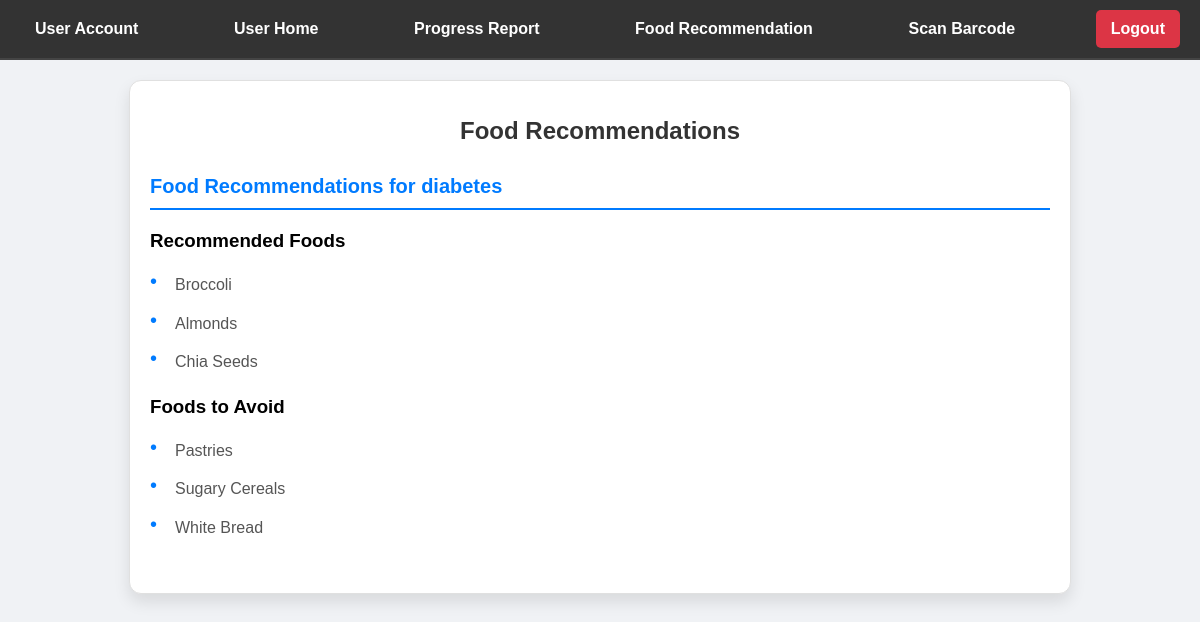
Screenshot of /food_recommendation (signed in) with the database file from the repository.
### tables this page shows
CREATE TABLE users (
            id INTEGER PRIMARY KEY AUTOINCREMENT,
            name TEXT NOT NULL,
            password TEXT NOT NULL,
            diseases TEXT,  -- Comma-separated list of diseases
            professional_help TEXT NOT NULL,  -- 'yes' or 'no'
            calorie_intake INTEGER,
            water_intake REAL,
            user_type TEXT NOT NULL  -- 'normal' or 'healthcare_professional'
        );

### app.py (the view)
@app.route('/food_recommendation')
def food_recommendation():
    if 'username' in session:
        username = session['username']
        conn = connect_db()
        cursor = conn.cursor()
        cursor.execute('SELECT diseases FROM users WHERE name = ?', (username,))
        user_diseases = cursor.fetchone()[0]
        diseases_list = user_diseases.split(',')
        recommendations = {}
        for disease in set(diseases_list):  # Use set to avoid duplicates
            cursor.execute('SELECT DISTINCT food_name FROM foods WHERE disease_type = ? AND food_type = "recommended"', (disease,))
            recommended_foods = [row[0] for row in cursor.fetchall()]
            cursor.execute('SELECT DISTINCT food_name FROM foods WHERE disease_type = ? AND food_type = "avoid"', (disease,))
            foods_to_avoid = [row[0] for row in cursor.fetchall()]
            recommendations[disease] = {
                'recommended': list(set(recommended_foods)),  # Remove duplicates
                'avoid': list(set(foods_to_avoid))  # Remove duplicates
            }
        conn.close()
        return render_template('food_recommendation.html', recommendations=recommendations, user_type='normal')
    return redirect(url_for('main'))

### db.py (called while the page is built)
def connect_db():
    conn = sqlite3.connect('dietary_management.db')
    return conn

### templates/food_recommendation.html (shortened to what this page needs)
<!DOCTYPE html>
<html lang="en">
<head>
    <link rel="stylesheet" href="{{ url_for('static', filename='css/styles.css') }}">
</head>
<body>
    <div class="navbar">
        {% if session['user_type'] == 'normal' %}
            <a href="{{ url_for('uaccount') }}">User Account</a>
            <a href="{{ url_for('uhome') }}">User Home</a>
            <a href="{{ url_for('progress_report') }}">Progress Report</a>
            <a href="{{ url_for('food_recommendation') }}">Food Recommendation</a>
        {% elif session['user_type'] == 'healthcare_professional' %}
            <a href="{{ url_for('haccount') }}">Healthcare Account</a>
            <a href="{{ url_for('hhome') }}">Healthcare Home</a>
        {% endif %}
        <a href="{{ url_for('scan_barcode') }}">Scan Barcode</a>
        <a class="logout" href="{{ url_for('logout') }}">Logout</a>
    </div>
    <div class="recommend-container">
        <h1>Food Recommendations</h1>
        {% if recommendations %}
            {% for disease, foods in recommendations.items() %}
                <section>
                    <h2>Food Recommendations for {{ disease }}</h2>
                    <h3>Recommended Foods</h3>
                    <ul>
                        {% for food in foods['recommended'] %}
                            <li>{{ food }}</li>
                        {% endfor %}
                    </ul>
                    <h3>Foods to Avoid</h3>
                    <ul>
                        {% for food in foods['avoid'] %}
                            <li>{{ food }}</li>
                        {% endfor %}
                    </ul>
                </section>
            {% endfor %}
        {% else %}
            <p>No recommendations available.</p>
        {% endif %}
    </div>
</body>
</html>

### static/css/styles.css (style rules this page uses)
body { font-family: Arial, sans-serif; background-image: url('https://img.freepik.com/free-vector/healthcare-medical-science-elegant-background_1017-26358.jpg?w=1060&t=st=1723663439~exp=1723664039~hmac=0f446d6db4c523a977004283e4bb4d9255dc144df20a890b39ed1638b7806fac'); background-size: cover; background-position: center; height: 100vh; margin: 0; background-color: #f0f2f5; }
.navbar { display: flex; justify-content: space-between; align-items: center; background-color: #333; padding: 10px 20px; border-bottom: 2px solid #444; color: white; }
.navbar a { color: white; text-decoration: none; padding: 10px 15px; font-size: 16px; font-weight: 600; border-radius: 5px; transition: background-color 0.3s ease, color 0.3s ease; display: block; }
.navbar .logout { background-color: #dc3545; color: white; padding: 10px 15px; border-radius: 5px; }
.recommend-container { max-width: 900px; margin: 20px auto; padding: 20px; background-color: #ffffff; border: 1px solid #e0e0e0; border-radius: 12px; box-shadow: 0 8px 16px rgba(0, 0, 0, 0.1); }
.recommend-container h1 { text-align: center; color: #333; font-size: 24px; margin-bottom: 30px; }
section { margin-bottom: 30px; }
section h2 { color: #007bff; font-size: 20px; border-bottom: 2px solid #007bff; padding-bottom: 10px; margin-bottom: 20px; font-weight: 600; }
ul { list-style-type: none; padding-left: 0; margin: 0; }
ul li { position: relative; padding-left: 25px; font-size: 16px; line-height: 1.8; color: #555; margin-bottom: 10px; }
ul li::before { content: "\2022"; position: absolute; left: 0; color: #007bff; font-size: 20px; line-height: 1; }

### rows the page displays
users: diseases "diabetes", food "Broccoli" "Almonds" "Chia Seeds", food "Pastries" "Sugary Cereals" "White Bread"
